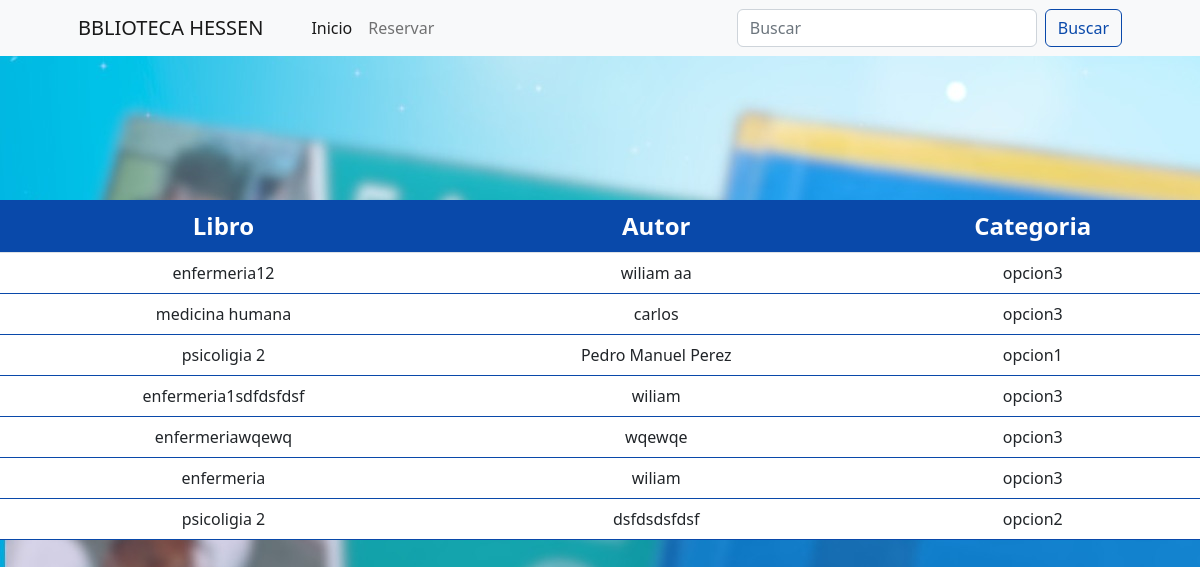
/php_stud/fisico_stud.php, run on the app's committed database.
### tables this page shows
CREATE TABLE `libro` (
  `id` int(3) NOT NULL,
  `titulo` varchar(40) NOT NULL,
  `descripcion` varchar(1000) NOT NULL,
  `autor` varchar(50) NOT NULL
);

### php_stud/fisico_stud.php (the view, shortened to what this page needs)
<?php
include '../conex_prest.php';
?>
    <?php
        $busc1 = isset($_GET['busc1']) ? $_GET['busc1'] : '';
        if ($busc1) {
            $consulta = "SELECT * FROM libro WHERE
                titulo LIKE '%$busc1%'";
        } else {
            $consulta = "SELECT * FROM libro";
        }
    ?>
<!DOCTYPE html>
<html lang="en">
<head>
    <link rel="stylesheet" href="../css/princ_stud.css">
</head>
<body>
        <nav class="navbar navbar-expand-lg navbar-light bg-light" id="navbar">
            <div class="container px-4 px-lg-5">
                <a class="navbar-brand">BBLIOTECA HESSEN</a>
                <div class="collapse navbar-collapse" id="navbarSupportedContent">
                    <ul class="navbar-nav me-auto mb-2 mb-lg-0 ms-lg-4">
                        <li class="nav-item"><a class="nav-link active" aria-current="page" href="#">Inicio</a></li>
                        <li class="nav-item"><a class="nav-link" href="../php_stud/reserva.php">Reservar</a></li>
                    </ul>
                    <form class="d-flex">
                        <input class="form-control me-2" type="search" placeholder="Buscar" id="buscar" aria-label="Buscar" name="busc1">
                        <button class="btn btn-outline-primary" type="submit">Buscar</button>
                    </form>
                </div>
            </div>
        </nav>
    <div class="conatiner">
        <div class="col-sm-12 col-md-12 col-lg-12">
            <div class="table-responsive table-hover" id="TablaConsulta">
                <table class="table">
                    <thead class="text-muted">
                        <th class="text-center" id="cmb">Libro</th>
                        <th class="text-center" id="cmb">Autor</th>
                        <th class="text-center" id="cmb">Categoria</th>
                    </thead>
                    <tbody>
                    <?php
                        $resultado= mysqli_query($conex1, $consulta);
                        while($row=mysqli_fetch_assoc($resultado)) {
                        ?>
                        <tr>
                            <td> <?php echo $row['titulo']; ?></td>
                            <td> <?php echo $row['autor']; ?></td>
                            <td> <?php echo $row['descripcion']; ?></td>
                        </tr>
                        <?php }?>
                    </tbody>
                </table>
            </div>
        </div>
    </div>
</body>
</html>

### php_stud/fisico_stud.php (style rules this page uses)
body { background: url(../img/fond23.jpeg); }

### data on the page
libro: titulo "enfermeria12", autor "wiliam aa", descripcion "opcion3"
libro: titulo "medicina humana", autor "carlos", descripcion "opcion3"
libro: titulo "psicoligia 2", autor "Pedro Manuel Perez", descripcion "opcion1"
libro: titulo "enfermeria1sdfdsfdsf", autor "wiliam", descripcion "opcion3"
libro: titulo "enfermeriawqewq", autor "wqewqe", descripcion "opcion3"
libro: titulo "enfermeria", autor "wiliam", descripcion "opcion3"
libro: titulo "psicoligia 2", autor "dsfdsdsfdsf", descripcion "opcion2"
